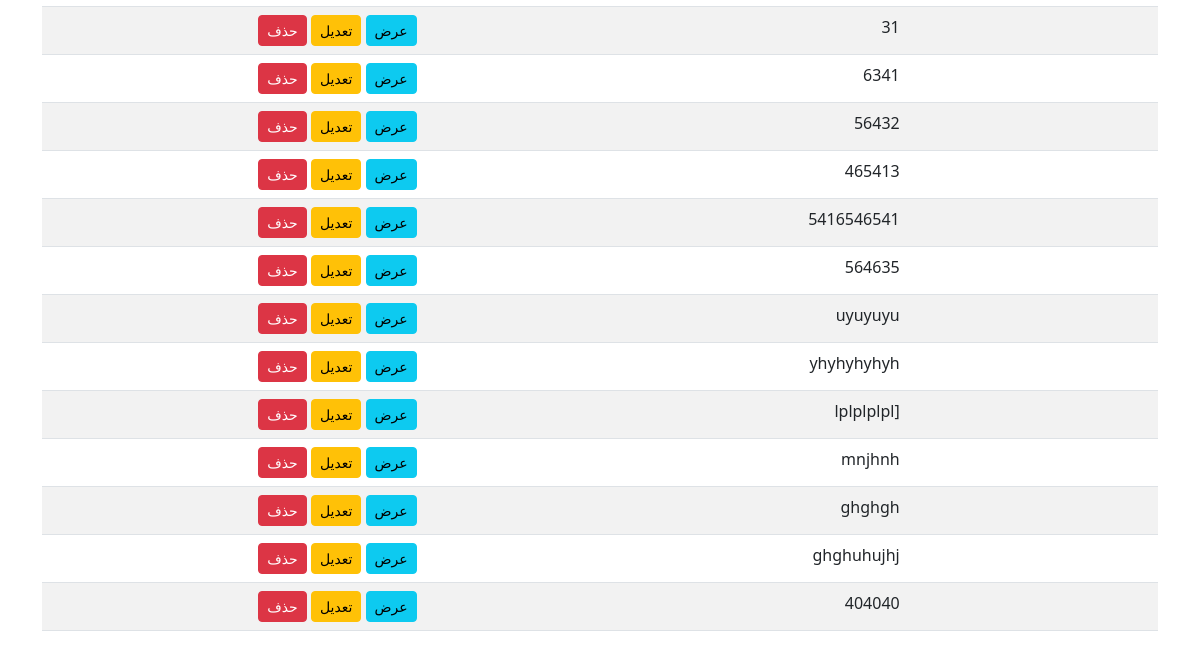
/invoice/barcode/ (lower part), run on an earlier commit of the app's database.
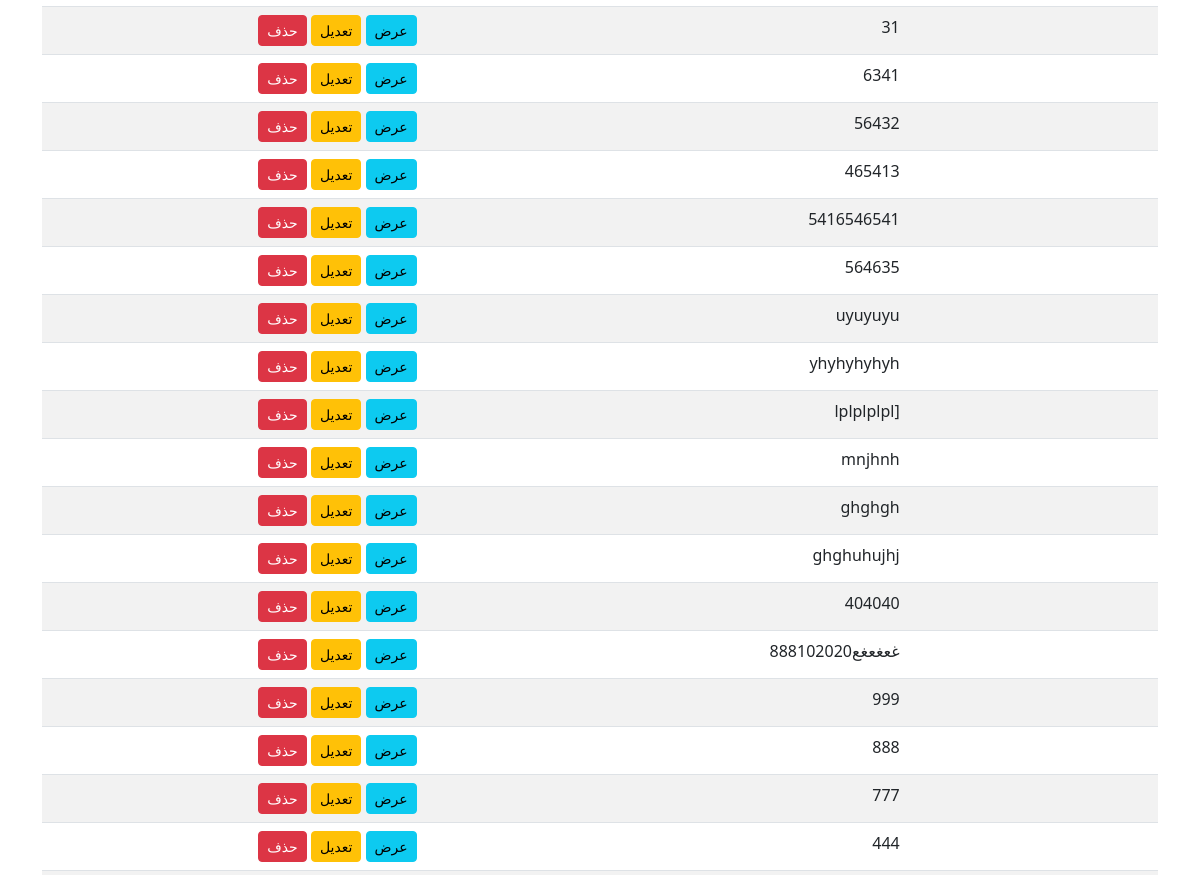
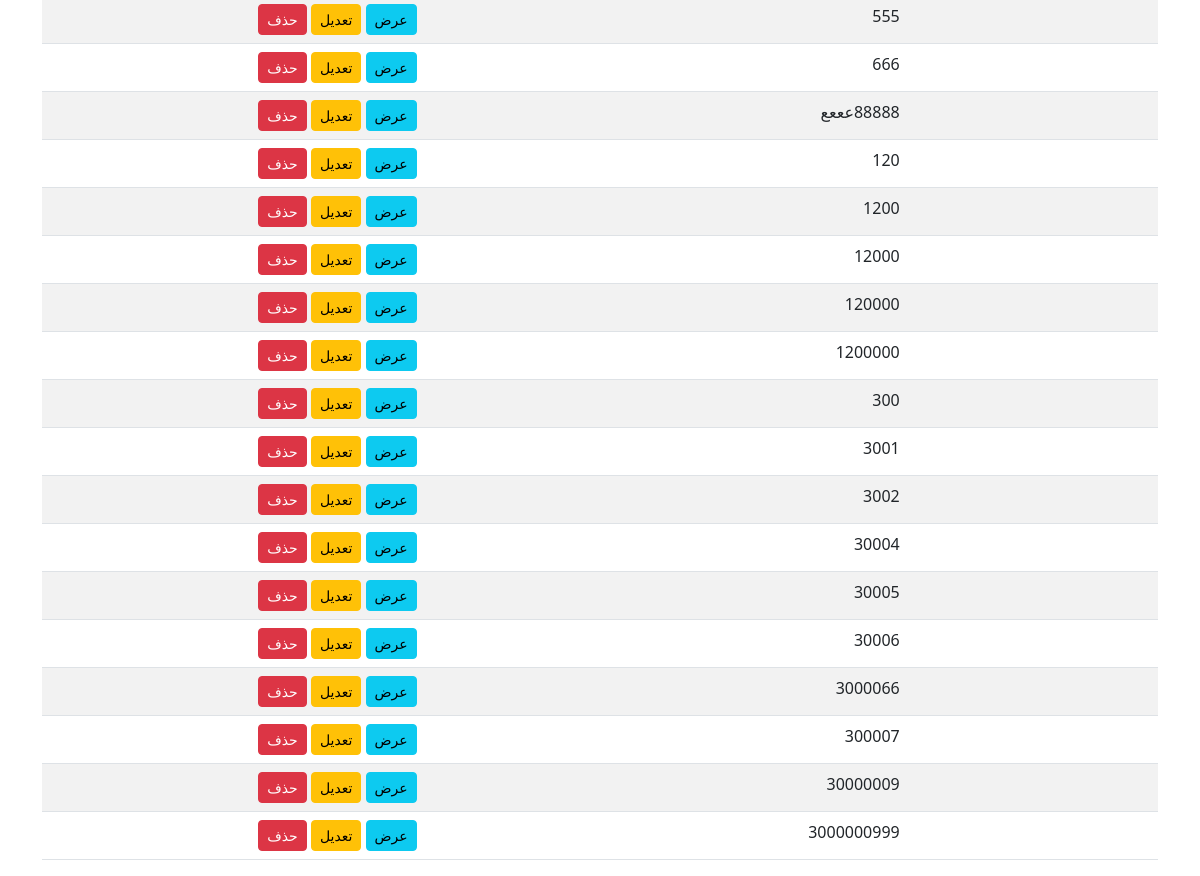
And on a later commit of the database (2 pictures, top to bottom).
### invoice/models.py (models this page shows, shortened)
class Barcode(models.Model):
    barcode_in = models.CharField(max_length=255,  verbose_name=_("الباركود الداخل"))
    barcode_out = models.CharField(max_length=255,  blank=True, null=True, verbose_name=_("الباركود الخارج"))
    suffix = models.CharField(max_length=10, blank=True, null=True, verbose_name=_("اللاحقة"))
    notes = models.TextField(blank=True, verbose_name=_("ملاحظات"))
    uniqueId = models.CharField(max_length=100, unique=True, blank=True, null=True, verbose_name=_("الرقم المسلسل"))
    slug = models.SlugField(max_length=225, unique=True, blank=True, null=True)
    date_created = models.DateTimeField(auto_now_add=True, verbose_name=_("تاريخ الإنشاء"))
    last_updated = models.DateTimeField(auto_now=True, verbose_name=_("آخر تحديث"))
    class Meta:
        verbose_name = _('باركود')
        verbose_name_plural = _('الباركودات')

### invoice/views.py (the view)
# urls.py: path('barcode/', barcodeListView.as_view(), name='barcode_list'),
class barcodeListView(ListView):
    model = Barcode
    template_name = 'barcode/barcode_list.html'
    context_object_name = 'barcode'

### templates/barcode/barcode_list.html (shortened to what this page needs)
{% extends 'base.html' %}
{% block content %}
<div class="container mt-5">
    <table class="table table-striped">
        <tbody>
            {% for barcode in barcode %}
                <tr>
                    <td>{{ barcode.barcode_in }}</td>
                    <td>{{ barcode.barcode_out }}</td>
                    <td>{{ barcode.notes }}</td>
                    <td>
                        <a href="{% url 'barcode_detail' barcode.pk %}" class="btn btn-info btn-sm">عرض</a>
                        <a href="{% url 'barcode_update' barcode.pk %}" class="btn btn-warning btn-sm">تعديل</a>
                        <a href="{% url 'barcode_delete' barcode.pk %}" class="btn btn-danger btn-sm">حذف</a>
                    </td>
                </tr>
            {% endfor %}
        </tbody>
    </table>
</div>
{% endblock %}

What changed in the data, as far as the page shows it:
added Barcode: barcode_out "غعغعغع888102020"
added Barcode: barcode_out "999"
added Barcode: barcode_out "888"
added Barcode: barcode_out "777"
added Barcode: barcode_out "444"
added Barcode: barcode_out "555"
added Barcode: barcode_out "666"
added Barcode: barcode_out "88888عععع"
added Barcode: barcode_out "120"
added Barcode: barcode_out "1200"
added Barcode: barcode_out "12000"
added Barcode: barcode_out "120000"
added Barcode: barcode_out "1200000"
added Barcode: barcode_out "300"
added Barcode: barcode_out "3001"
added Barcode: barcode_out "3002"
added Barcode: barcode_out "30004"
added Barcode: barcode_out "30005"
added Barcode: barcode_out "30006"
added Barcode: barcode_out "3000066"
added Barcode: barcode_out "300007"
added Barcode: barcode_out "30000009"
added Barcode: barcode_out "3000000999"
